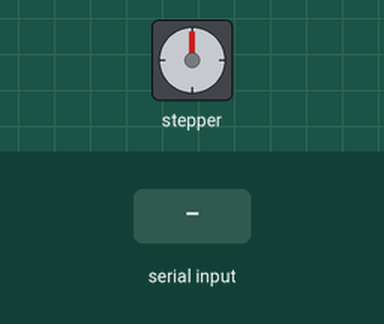
This sketch was run on a simulated Arduino Uno, built with avr-gcc and run on an emulated ATmega328P. Parts: stepper motor. Wiring (inferred from the names in the program): stepper motor driver (200 steps per turn assumed): step pin 3; direction pin 2. The test bench sets the inputs (shaded band). What the sketch prints to the serial monitor is not drawn.

Above: at 1.2 s.
1.3 s: "CLEAN_START\n" received over Serial
At 14.3 s:
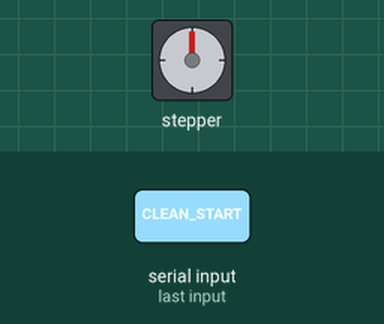
Timing chart, 0 to 23.2 s (numbered marks = the images above; inputs shaded):
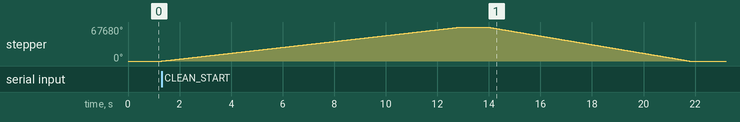

Measured:
- after the input at 1.3 s, stepper: turns 67680° clockwise in 11.6 s, then 67680° counter-clockwise in 7.9 s

The sketch:

cleaning_motor.ino
```cpp
/*
 * 라즈베리파이로부터 시리얼로 세척 명령을 받아 스텝모터를 구동하는 아두이노 우노 스케치
 * 배선: 스텝모터 드라이버(A4988/DRV8825 등)의 DIR -> dirPin, STEP -> stepPin 연결
 * 통신: 라즈베리파이 cleaning_control.py 의 BAUD_RATE와 반드시 동일해야 함
 */

const int dirPin = 2;
const int stepPin = 3;

/*
 * 스텝모터를 지정한 방향으로 steps만큼 회전 (delay_us는 스텝 간 간격, 속도 조절용)
 * steps/루프 변수는 long이어야 함 - 32767 넘으면 int 오버플로우 (TROUBLESHOOTING.md)
 */
void turn(int direction, long steps, int delay_us) {
  digitalWrite(dirPin, direction);  // 회전방향 설정 - 역방향으로 돌리고 싶으면 LOW로 설정
  for (long i = 0; i < steps; i++) {
    digitalWrite(stepPin, HIGH);
    delayMicroseconds(delay_us);
    digitalWrite(stepPin, LOW);
    delayMicroseconds(delay_us);
  }
}

// 시리얼 시작, 핀 모드 설정, 부팅 확인 신호 전송
void setup() {
  Serial.begin(9600);
  pinMode(dirPin, OUTPUT);
  pinMode(stepPin, OUTPUT);
  Serial.println("READY"); // 전원 인가/리셋 후 부팅 확인용
}

// 라즈베리파이가 보낸 명령 한 줄씩 읽어서 CLEAN_START면 세척 실행 후 CLEAN_DONE으로 응답
void loop() {
  if (Serial.available()) {
    String command = Serial.readStringUntil('\n');
    command.trim();

    Serial.print("받음: [");   // 디버그용 echo - 실제로 뭘 받았는지 확인
    Serial.print(command);
    Serial.println("]");

    if (command == "CLEAN_START") {
      runCleaning();
      Serial.println("CLEAN_DONE");
    }
  }
}

// 세척 브러시 내렸다가 다시 올림 (내려가기 -> 올라가기 한 사이클)
void runCleaning() {
  turn(HIGH, 37600, 150);
  delay(1000);
  turn(LOW, 37600, 100);
  delay(1000);
}
```
